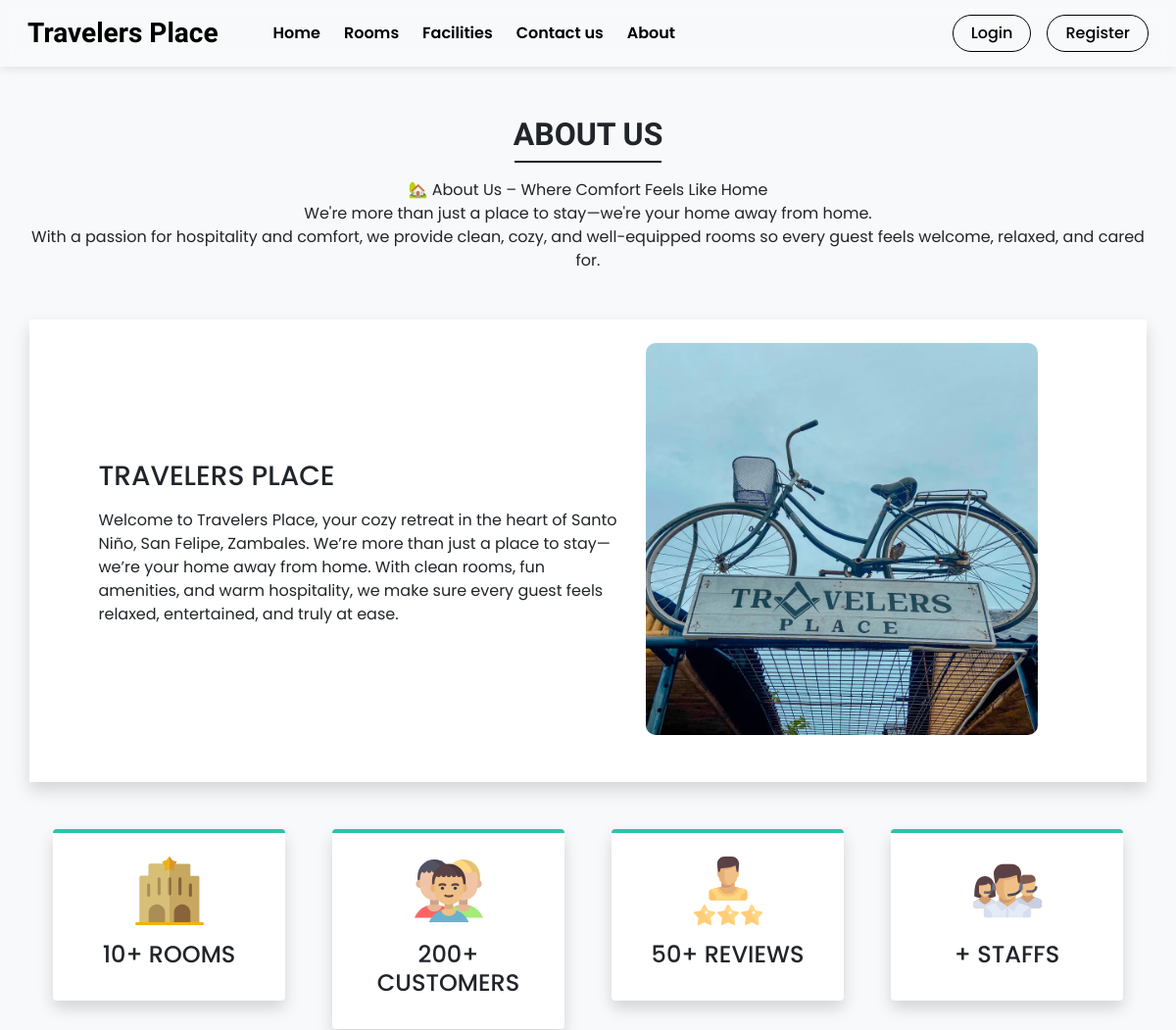
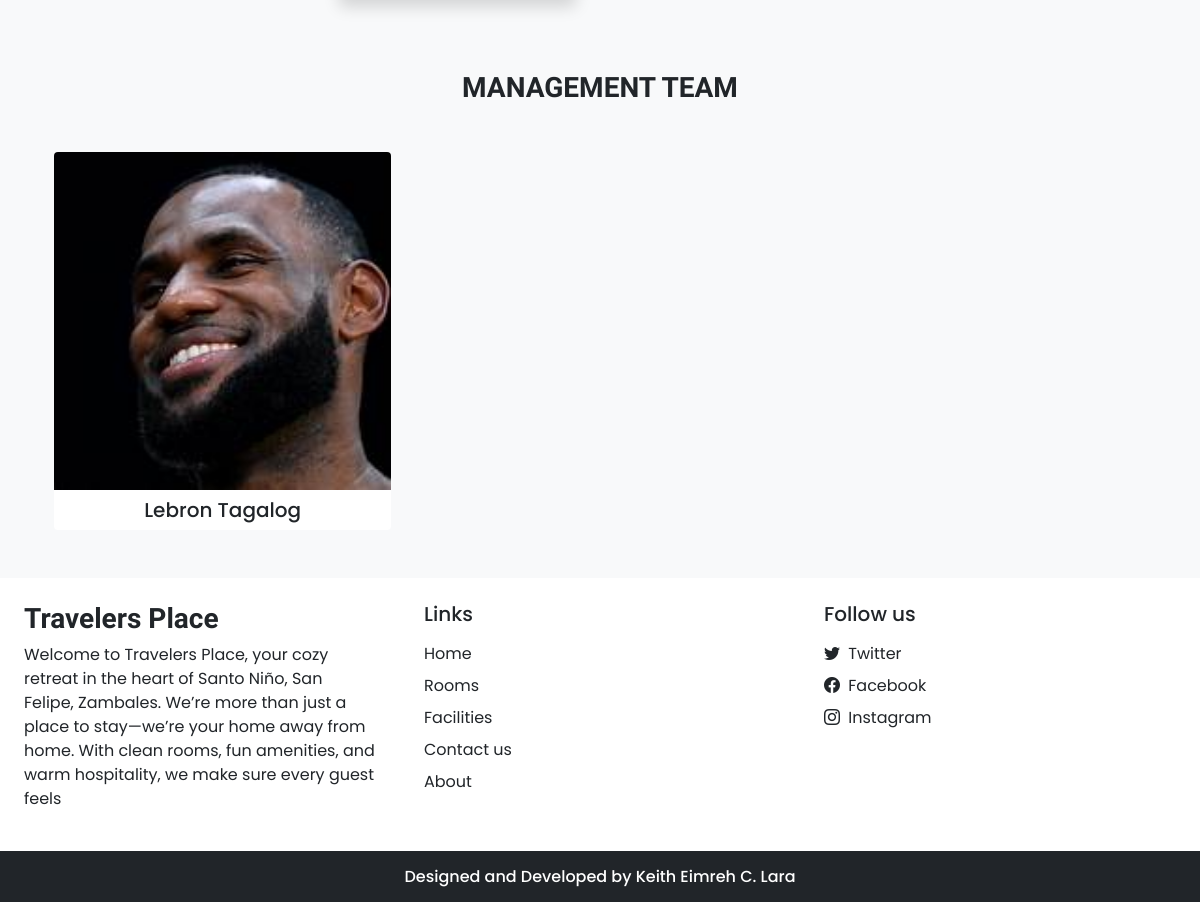
Page /about.php on the committed database (2 pictures, top to bottom).
### tables this page shows
CREATE TABLE `settings` (
  `sr_no` int(11) NOT NULL AUTO_INCREMENT,
  `site_title` varchar(50) NOT NULL,
  `site_about` varchar(250) NOT NULL,
  `shutdown` tinyint(1) NOT NULL,
  `payment_gcash_number` varchar(100) DEFAULT NULL,
  `payment_maya_number` varchar(100) DEFAULT NULL,
  `payment_gcash_qr` varchar(255) DEFAULT NULL,
  `payment_maya_qr` varchar(255) DEFAULT NULL,
  `booking_rules` text DEFAULT NULL,
  PRIMARY KEY (`sr_no`)
);

CREATE TABLE `team_details` (
  `sr_no` int(11) NOT NULL AUTO_INCREMENT,
  `name` varchar(50) NOT NULL,
  `picture` varchar(150) NOT NULL,
  PRIMARY KEY (`sr_no`)
);

### admin/inc/db_config.php (called while the page is built, shortened)
<?php
  function selectAll($table)
  {
    $con = $GLOBALS['con'];
    $res = mysqli_query($con,"SELECT * FROM $table");
    return $res;
  }
  function select($sql,$values,$datatypes)
  {
    $con = $GLOBALS['con'];
    if($stmt = mysqli_prepare($con,$sql))
    {
      if(!empty($values)){
        mysqli_stmt_bind_param($stmt,$datatypes,...$values);
      }
      if(mysqli_stmt_execute($stmt)){
        $res = mysqli_stmt_get_result($stmt);
        return $res;
      }
      else{
        mysqli_stmt_close($stmt);
        die("Query cannot be executed - Select");
      }
    }
    else{
      die("Query cannot be prepared - Select");
    }
  }

### about.php (the view, shortened to what this page needs)
<!DOCTYPE html>
<html lang="en">
<head>
  <link  rel="stylesheet" href="https://unpkg.com/swiper@7/swiper-bundle.min.css">
  <?php require('inc/links.php'); ?>
</head>
<body class="bg-light">
  <?php require('inc/header.php'); ?>
  <div class="my-5 px-4">
<h2 class="fw-bold h-font text-center">ABOUT US</h2>
<div class="h-line bg-dark"></div>
<p class="text-center mt-3">
🏡 About Us – Where Comfort Feels Like Home<br>
We're more than just a place to stay—we're your home away from home. <br>
With a passion for hospitality and comfort, we provide clean, cozy, and well-equipped rooms so every guest feels welcome, relaxed, and cared for.
</div>
<div class="container bg-white shadow p-4 mt-5">
    <div class="row justify-content-center align-items-center">
        <div class="col-lg-6 col-mb-4 order-lg-1 order-md-1 order-2">
            <h3 class="mb-3">
                TRAVELERS PLACE
            </h3>
            <p>
            Welcome to Travelers Place, your cozy retreat in the heart of Santo Niño, San Felipe, Zambales.
            We’re more than just a place to stay—we’re your home away from home.
            With clean rooms, fun amenities, and warm hospitality,
             we make sure every guest feels relaxed, entertained, and truly at ease.
            </p>
        </div>
        <div class="col-lg-5 col-md-5 mb-4 order-lg-2 order-md-2 order-1 pop">
            <img src="images/about/1.jpg" class="w-150" style="border-radius: 10px; height: 400px;">
        </div>
    </div>
</div>
  <div class="container mt-5">
    <div class="row">
      <div class="col-lg-3 col-md-6 mb-4 px-4">
        <div class="bg-white rounded shadow p-4 border-top border-4 text-center box">
          <img src="images/about/hotel.svg" width="70px">
          <h4 class="mt-3">10+ ROOMS</h4>
        </div>
      </div>
      <div class="col-lg-3 col-md-6 mb-4 px-4">
        <div class="bg-white rounded shadow p-4 border-top border-4 text-center box">
          <img src="images/about/customers.svg" width="70px">
          <h4 class="mt-3">200+ CUSTOMERS</h4>
        </div>
      </div>
      <div class="col-lg-3 col-md-6 mb-4 px-4">
        <div class="bg-white rounded shadow p-4 border-top border-4 text-center box">
          <img src="images/about/rating.svg" width="70px">
          <h4 class="mt-3">50+ REVIEWS</h4>
        </div>
      </div>
      <div class="col-lg-3 col-md-6 mb-4 px-4">
        <div class="bg-white rounded shadow p-4 border-top border-4 text-center box">
          <img src="images/about/staff.svg" width="70px">
          <h4 class="mt-3">+ STAFFS</h4>
        </div>
      </div>
    </div>
  </div>
  <h3 class="my-5 fw-bold h-font text-center">MANAGEMENT TEAM</h3>
  <div class="container px-4">
    <div class="swiper mySwiper">
      <div class="swiper-wrapper mb-5">
        <?php
          $about_r = selectAll('team_details');
          $path=ABOUT_IMG_PATH;
          while($row = mysqli_fetch_assoc($about_r)){
            echo<<<data
              <div class="swiper-slide bg-white text-center overflow-hidden rounded">
                <img src="$path$row[picture]" class="w-100">
                <h5 class="mt-2">$row[name]</h5>
              </div>
            data;
          }
        ?>
      </div>
    </div>
  </div>
  <?php require('inc/footer.php'); ?>
</body>
</html>

### inc/header.php (shortened to what this page needs)
<nav id="nav-bar" class="navbar navbar-expand-lg navbar-dark px-lg-3 py-lg-2 fixed-top">
  <div class="container-fluid">
    <a class="navbar-brand me-5 fw-bold fs-3 h-font" href="index.php"><?php echo $settings_r['site_title'] ?></a>
    <div class="collapse navbar-collapse" id="navbarSupportedContent">
      <ul class="navbar-nav me-auto mb-2 mb-lg-0">
        <li class="nav-item">
          <a class="nav-link me-2" href="index.php">Home</a>
        </li>
        <li class="nav-item">
          <a class="nav-link me-2" href="rooms.php">Rooms</a>
        </li>
        <li class="nav-item">
          <a class="nav-link me-2" href="facilities.php">Facilities</a>
        </li>
        <li class="nav-item">
          <a class="nav-link me-2" href="contact.php">Contact us</a>
        </li>
        <li class="nav-item">
          <a class="nav-link" href="about.php">About</a>
        </li>
      </ul>
      <div class="d-flex">
        <?php
          if(isset($_SESSION['login']) && $_SESSION['login']==true)
          {
            $path = USERS_IMG_PATH;
            $support_unread_count = function_exists('getSupportTicketUnreadCountForUser')
              ? getSupportTicketUnreadCountForUser((int)$_SESSION['uId'])
              : 0;
            $support_badge = $support_unread_count > 0
              ? "<span class='badge bg-danger ms-2'>{$support_unread_count}</span>"
              : '';
            echo<<<data
              <div class="d-flex align-items-center">
                <div class="dropdown me-3">
                  <a class="position-relative text-dark" href="javascript:void(0)" role="button" id="notificationDropdown" data-bs-toggle="dropdown" aria-expanded="false">
                    <i class="bi bi-bell fs-5"></i>
                    <span id="notification-badge" class="position-absolute top-0 start-100 translate-middle badge rounded-pill bg-danger" style="display: none; font-size: 0.6rem;">
                      0
                    </span>
                  </a>
                  <ul class="dropdown-menu dropdown-menu-end" aria-labelledby="notificationDropdown">
                    <li><h6 class="dropdown-header">Notifications</h6></li>
                    <li><hr class="dropdown-divider m-0"></li>
                    <div id="notification-dropdown" style="max-height: 300px; overflow-y: auto;">
                      <div class="dropdown-item text-center text-muted py-3">Loading notifications...</div>
                    </div>
                    <li><hr class="dropdown-divider m-0"></li>
                    <li><a class="dropdown-item text-center text-primary" href="notifications.php">View All Notifications</a></li>
                  </ul>
                </div>
                <div class="btn-group">
                  <button type="button" class="btn btn-outline-dark shadow-none dropdown-toggle" data-bs-toggle="dropdown" data-bs-display="static" aria-expanded="false">
                    <img src="$path$_SESSION[uPic]" style="width: 25px; height: 25px;" class="me-1 rounded-circle">
                    $_SESSION[uName]
                  </button>
                <ul class="dropdown-menu dropdown-menu-lg-end">
                  <li><a class="dropdown-item" href="profile.php">Profile</a></li>
                  <li><a class="dropdown-item" href="bookings.php">Bookings</a></li>
                  <li><a class="dropdown-item d-flex justify-content-between align-items-center" href="support.php"><span>Support</span>{$support_badge}</a></li>
                  <li><a class="dropdown-item" href="notifications.php">Notifications <span id="notification-badge-menu" class="badge bg-danger ms-2" style="display:none;">0</span></a></li>
                  <li><a class="dropdown-item" id="logout-link" href="logout.php">Logout</a></li>
                </ul>
              </div>
            data;
          }
          else
          {
            echo<<<data
              <button type="button" class="btn btn-auth shadow-none me-lg-3 me-2" data-bs-toggle="modal" data-bs-target="#loginModal">
                Login
              </button>
              <button type="button" class="btn btn-auth shadow-none" data-bs-toggle="modal" data-bs-target="#registerModal">
                Register
              </button>
            data;
          }
        ?>
      </div>
    </div>
  </div>
</nav>

### inc/footer.php (shortened to what this page needs)
<footer>
<div class="container-fluid bg-white mt-5">
  <div class="row">
    <div class="col-lg-4 p-4">
      <h3 class="h-font fw-bold fs-3 mb-2"><?php echo $settings_r['site_title'] ?></h3>
      <p>
        <?php echo $settings_r['site_about'] ?>
      </p>
    </div>
    <div class="col-lg-4 p-4">
      <h5 class="mb-3">Links</h5>
      <a href="index.php" class="d-inline-block mb-2 text-dark text-decoration-none">Home</a> <br>
      <a href="rooms.php" class="d-inline-block mb-2 text-dark text-decoration-none">Rooms</a> <br>
      <a href="facilities.php" class="d-inline-block mb-2 text-dark text-decoration-none">Facilities</a> <br>
      <a href="contact.php" class="d-inline-block mb-2 text-dark text-decoration-none">Contact us</a> <br>
      <a href="about.php" class="d-inline-block mb-2 text-dark text-decoration-none">About</a>
    </div>
    <div class="col-lg-4 p-4">
        <h5 class="mb-3">Follow us</h5>
        <?php
          if($contact_r['tw']!=''){
            echo<<<data
              <a href="$contact_r[tw]" class="d-inline-block text-dark text-decoration-none mb-2">
                <i class="bi bi-twitter me-1"></i> Twitter
              </a><br>
            data;
          }
        ?>
        <a href="<?php echo $contact_r['fb'] ?>" class="d-inline-block text-dark text-decoration-none mb-2">
          <i class="bi bi-facebook me-1"></i> Facebook
        </a><br>
        <a href="<?php echo $contact_r['insta'] ?>" class="d-inline-block text-dark text-decoration-none">
          <i class="bi bi-instagram me-1"></i> Instagram
        </a><br>
    </div>
  </div>
</div>
<h6 class="text-center bg-dark text-white p-3 m-0">Designed and Developed by Keith Eimreh C. Lara</h6>
</footer>

### css/common.css (style rules this page uses)
:root { --teal: #2ec1ac; --teal_hover: #279e8c; }
* { font-family: 'Poppins', sans-serif; }
.h-font { font-family: 'Merienda', cursive; }
.h-line { width: 150px; margin: 0 auto; height: 1.7px; }
#nav-bar { transition: all 0.3s ease; backdrop-filter: blur(8px); -webkit-backdrop-filter: blur(8px); }
body { padding-top: 70px; }
.navbar-light-mode { background: rgba(255, 255, 255, 0) !important; backdrop-filter: blur(10px); -webkit-backdrop-filter: blur(10px); box-shadow: 0 2px 10px rgba(0, 0, 0, 0.1); }
.navbar-light-mode .nav-link, .navbar-light-mode .navbar-brand, #nav-bar.navbar-light-mode .nav-link, #nav-bar.navbar-light-mode .navbar-brand { color: #000 !important; font-weight: 600 !important; text-shadow: none; }
.btn-auth { border-radius: 50px; padding: 6px 18px; font-weight: 500; background: transparent; transition: all 0.3s ease; }
.navbar-light-mode .btn-auth, #nav-bar.navbar-light-mode .btn-auth { border: 1px solid #000; color: #000; box-shadow: 0 0 10px rgba(0, 0, 0, 0.1); }

### about.php (style rules this page uses)
.box { border-top-color: var(--teal) !important; }

### rows in the picture
settings: site_title "Travelers Place", site_about "Welcome to Travelers Place, your cozy retreat in the heart of Santo Niño, San Felipe, Zambales. We’re more than just a place to stay—we’re your home away from home. With clean rooms, fun amenities, and warm hospitality, we make sure every guest feels"
team_details: picture (picture), name "Lebron Tagalog"
